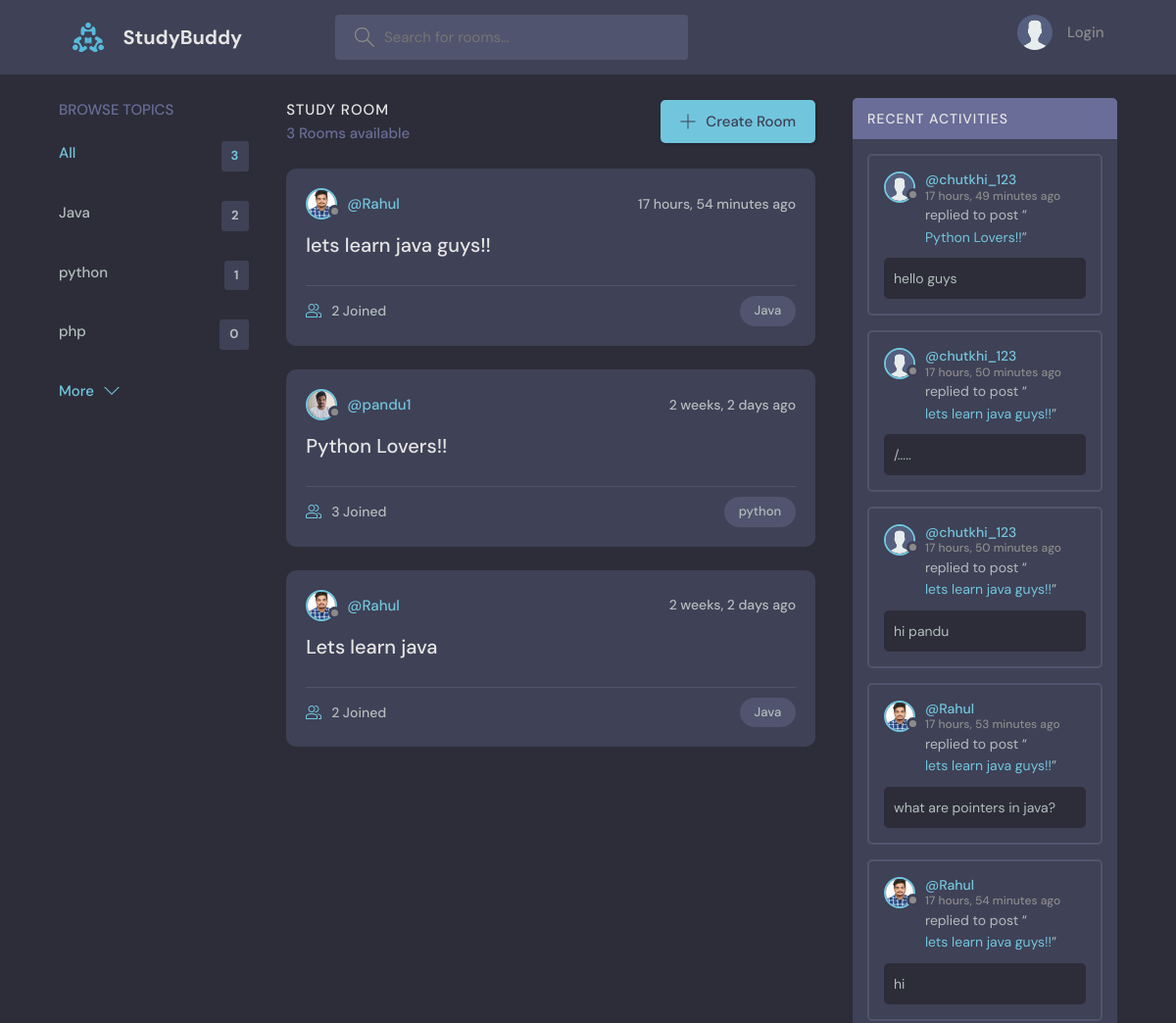
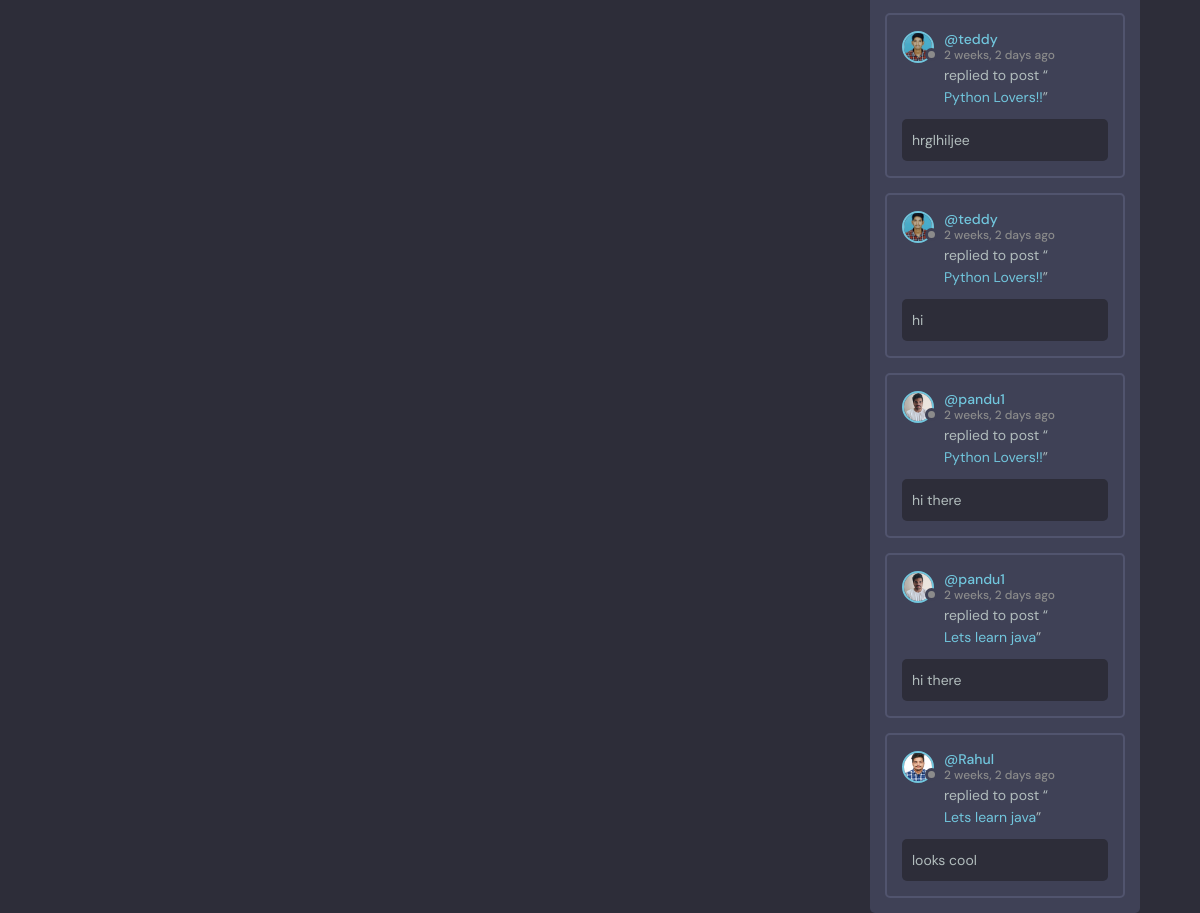
The page / on the database its author committed (2 pictures, top to bottom).
### base/models.py (models this page shows, shortened)
class Topic(models.Model):
    name=models.CharField(max_length=50)

class Room(models.Model):
    host=models.ForeignKey(User,on_delete=models.SET_NULL,null=True)
    topic=models.ForeignKey(Topic,on_delete=models.SET_NULL,null=True)
    name=models.CharField(max_length=100)
    participants=models.ManyToManyField(User,related_name='partcipants',blank=True)
    description=models.TextField(null=True,blank=True)
    updated=models.DateTimeField(auto_now=True)
    created_at=models.DateTimeField(auto_now_add=True)
    class Meta:
        ordering=['-updated','-created_at']
    def __str__(self):
        return self.name

class User(AbstractUser):
    name=models.CharField(max_length=200,null=True)
    email=models.EmailField(unique=True,null=True)
    bio=models.TextField(null=True)
    avatar=models.ImageField(null=True,default="avatar.svg")
    USERNAME_FIELD='email'
    REQUIRED_FIELDS=[]

class Message(models.Model):
    user=models.ForeignKey(User,on_delete=models.CASCADE)
    room=models.ForeignKey(Room,on_delete=models.CASCADE)
    body=models.TextField()
    updated=models.DateTimeField(auto_now=True)
    created_at=models.DateTimeField(auto_now_add=True)

### base/views.py (the view)
# urls.py: path('',views.home,name="home"),
def home(request):
    q=request.GET.get('q') if request.GET.get('q')!=None else ''
    room_messages=Message.objects.all().order_by('-updated','-created_at').filter(Q(room__topic__name__icontains=q))
    rooms=Room.objects.filter(Q(topic__name__icontains=q) | Q(name__icontains=q) | Q(description__icontains=q))
    topics=Topic.objects.all()[0:5]
    room_count=rooms.count()
    context={'rooms':rooms,'topics':topics,'room_count':room_count,'room_messages':room_messages}
    return render(request,'base/home.html',context)

### base/templates/base/home.html (shortened to what this page needs)
{% extends 'main.html' %}
{% block content %}
<main class="layout layout--3">
  <div class="container">
    {% include 'base/topics_component.html' %}
    <div class="roomList">
      <div class="roomList__header">
        <div>
          <h2>Study Room</h2>
          <p>{{rooms.count}} Rooms available</p>
        </div>
        <a class="btn btn--main" href="{%url 'create-room' %}">
          <svg version="1.1" xmlns="http://www.w3.org/2000/svg" width="32" height="32" viewBox="0 0 32 32">
            <title>add</title>
            <path
              d="M16.943 0.943h-1.885v14.115h-14.115v1.885h14.115v14.115h1.885v-14.115h14.115v-1.885h-14.115v-14.115z"
            ></path>
          </svg>
          Create Room
        </a>
      </div>
      {% include 'base/feed_component.html' %}
    </div>
    {% include 'base/activity_component.html' %}
  </div>
</main>
{% endblock content%}

### base/templates/base/topics_component.html (shortened to what this page needs)
<div class="topics">
    <div class="topics__header">
      <h2>Browse Topics</h2>
    </div>
    <ul class="topics__list">
      <li>
        <a href="{% url 'home' %}" class="active">All <span>{{topics.count}}</span></a>
      </li>
      {% for topic in topics %}
      <li>
        <a href="{% url 'home' %}?q={{topic.name}}">{{topic.name}}<span>{{topic.room_set.all.count}}</span></a>
      </li>
      {% endfor %}
    </ul>
    <a class="btn btn--link" href="{% url 'topics'%}">
      More
      <svg version="1.1" xmlns="http://www.w3.org/2000/svg" width="32" height="32" viewBox="0 0 32 32">
        <title>chevron-down</title>
        <path d="M16 21l-13-13h-3l16 16 16-16h-3l-13 13z"></path>
      </svg>
    </a>
</div>

### base/templates/base/feed_component.html (shortened to what this page needs)
{% for room in rooms %}
<div class="roomListRoom">
    <div class="roomListRoom__header">
        <a href="{% url 'user-profile' room.host.id %}" class="roomListRoom__author">
            <div class="avatar avatar--small">
                <img src="{{room.host.avatar.url}}" />
            </div>
            <span>@{{room.host.username}}</span>
        </a>
        <div class="roomListRoom__actions">
            <span>{{room.created_at|timesince}} ago</span>
        </div>
    </div>
    <div class="roomListRoom__content">
        <a href="{% url 'room' room.id %}">{{room.name}}</a>
    </div>
    <div class="roomListRoom__meta">
        <a href="{% url 'room' room.id %}" class="roomListRoom__joined">
            {{room.participants.all.count}} Joined
        </a>
        <p class="roomListRoom__topic">{{room.topic.name}}</p>
    </div>
</div>
{% endfor %}

### base/templates/base/activity_component.html (shortened to what this page needs)
<div class="activities">
    <div class="activities__header">
        <h2>Recent Activities</h2>
    </div>
    {% for message in room_messages %}
    <div class="activities__box">
        <div class="activities__boxHeader roomListRoom__header">
            <a href="{% url 'user-profile' message.user.id %}" class="roomListRoom__author">
            <div class="avatar avatar--small">
                <img src="{{message.user.avatar.url}}" />
            </div>
            <p>
                @{{message.user.username}}
                <span>{{message.created_at|timesince}} ago</span>
            </p>
            </a>
        </div>
        <div class="activities__boxContent">
            <p>replied to post “<a href="{% url 'room' message.room.id %}">{{message.room}}</a>”</p>
            <div class="activities__boxRoomContent">
                {{message.body}}
            </div>
        </div>
    </div>
    {% endfor %}
</div>

### rows shown on the page
Topic: name "Java", room_set.all.count "2"
Topic: name "python", room_set.all.count "1"
Topic: name "php", room_set.all.count "0"
Room: host.avatar (picture), host.username "Rahul", created_at "17 hours, 54 minutes", name "lets learn java guys!!", participants.all.count "2", topic.name "Java"
Room: host.avatar (picture), host.username "pandu1", created_at "2 weeks, 2 days", name "Python Lovers!!", participants.all.count "3", topic.name "python"
Room: host.avatar (picture), host.username "Rahul", created_at "2 weeks, 2 days", name "Lets learn java", participants.all.count "2", topic.name "Java"
Message: user.avatar (placeholder picture), user.username "chutkhi_123", created_at "17 hours, 49 minutes", room "Python Lovers!!", body "hello guys"
Message: user.avatar (placeholder picture), user.username "chutkhi_123", created_at "17 hours, 50 minutes", room "lets learn java guys!!", body "/....."
Message: user.avatar (placeholder picture), user.username "chutkhi_123", created_at "17 hours, 50 minutes", room "lets learn java guys!!", body "hi pandu"
Message: user.avatar (picture), user.username "Rahul", created_at "17 hours, 53 minutes", room "lets learn java guys!!", body "what are pointers in java?"
Message: user.avatar (picture), user.username "Rahul", created_at "17 hours, 54 minutes", room "lets learn java guys!!", body "hi"
Message: user.avatar (picture), user.username "teddy", created_at "2 weeks, 2 days", room "Python Lovers!!", body "hrglhiljee"
Message: user.avatar (picture), user.username "teddy", created_at "2 weeks, 2 days", room "Python Lovers!!", body "hi"
Message: user.avatar (picture), user.username "pandu1", created_at "2 weeks, 2 days", room "Python Lovers!!", body "hi there"
Message: user.avatar (picture), user.username "pandu1", created_at "2 weeks, 2 days", room "Lets learn java", body "hi there"
Message: user.avatar (picture), user.username "Rahul", created_at "2 weeks, 2 days", room "Lets learn java", body "looks cool"

### other values the page prints
{{ topics.count }} "3"
{{ rooms.count }} "3"
